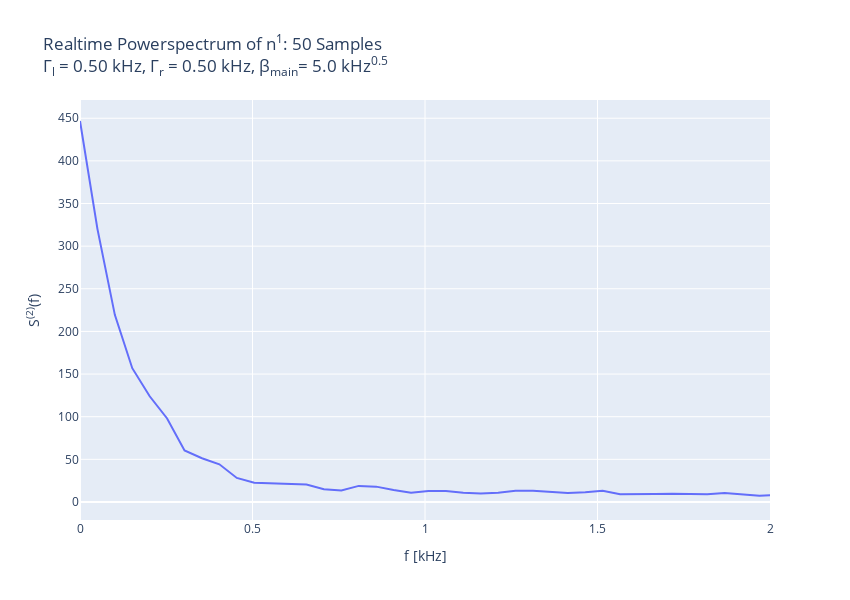

Here is the notebook cell this chart was saved with:
### Code cell
op = 'n'
title = 'Γ<sub>l</sub> = {:.2f} kHz, Γ<sub>r</sub> = {:.2f} kHz, β<sub>main</sub>= {:.1f} kHz<sup>0.5</sup>'.format(gamma_in, gamma_out, beta)
res = system.numeric_spec(t, op, f_max=f_max, power=1, order=2, max_samples=50, plot_after=25, solver_='milstein', title_in=title, with_noise=True, roll=False)

### Figure 1 — Plotly figure (JSON) as saved in the notebook; plotly's stock layout.template omitted (floating-point values rounded to 4 significant figures; data arrays with more than 128 entries replaced by an {"elided": "..."} marker saying what was removed)
{"data": [{"type": "scatter", "x": {"elided": "4951 float values"}, "y": {"elided": "4951 float values"}}], "layout": {"autosize": false, "height": 600, "title": {"text": "Realtime Powerspectrum of n<sup>1</sup>: 50 Samples<br>Γ<sub>l</sub> = 0.50 kHz, Γ<sub>r</sub> = 0.50 kHz, β<sub>main</sub>= 5.0 kHz<sup>0.5</sup>"}, "width": 850, "xaxis": {"range": [0, 2], "title": {"text": "f [kHz]"}}, "yaxis": {"title": {"text": "S<sup>(2)</sup>(f)"}}}}
